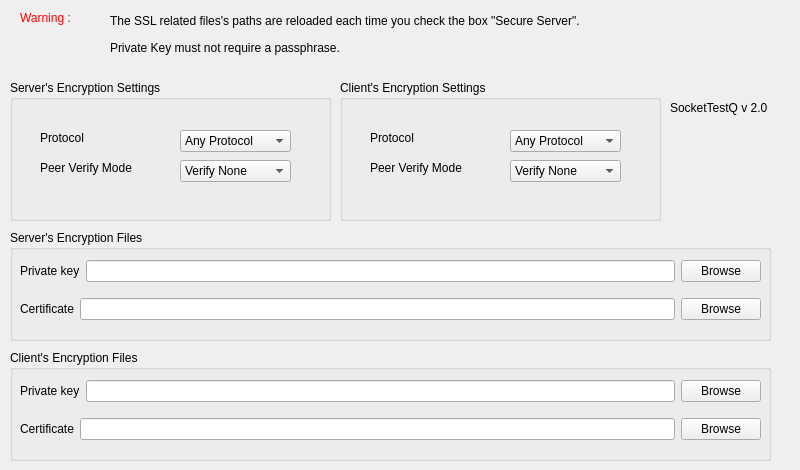
   <widget class="QWidget" name="uiSSL">
    <attribute name="title">
     <string>SSL/TLS Settings</string>
    </attribute>
    <widget class="QGroupBox" name="groupBox_2">
     <property name="geometry">
      <rect>
       <x>10</x>
       <y>230</y>
       <width>761</width>
       <height>111</height>
      </rect>
     </property>
     <property name="title">
      <string>Server's Encryption Files</string>
     </property>
     <widget class="QWidget" name="verticalLayoutWidget_3">
      <property name="geometry">
       <rect>
        <x>10</x>
        <y>20</y>
        <width>741</width>
        <height>81</height>
       </rect>
      </property>
      <layout class="QVBoxLayout" name="verticalLayout_3">
       <item>
        <layout class="QHBoxLayout" name="horizontalLayout_7">
         <item>
          <widget class="QLabel" name="label_27">
           <property name="text">
            <string>Private key</string>
           </property>
          </widget>
         </item>
         <item>
          <widget class="QLineEdit" name="uiKeyFile"/>
         </item>
         <item>
          <widget class="QPushButton" name="uiBtnLoadKey">
           <property name="enabled">
            <bool>true</bool>
           </property>
           <property name="text">
            <string>Browse</string>
           </property>
          </widget>
         </item>
        </layout>
       </item>
       <item>
        <layout class="QHBoxLayout" name="horizontalLayout_8">
         <item>
          <widget class="QLabel" name="label_28">
           <property name="text">
            <string>Certificate</string>
           </property>
          </widget>
         </item>
         <item>
          <widget class="QLineEdit" name="uiCertFile"/>
         </item>
         <item>
          <widget class="QPushButton" name="uiBtnLoadCert">
           <property name="enabled">
            <bool>true</bool>
           </property>
           <property name="text">
            <string>Browse</string>
           </property>
          </widget>
         </item>
        </layout>
       </item>
      </layout>
     </widget>
    </widget>
    <widget class="QLabel" name="label_26">
     <property name="geometry">
      <rect>
       <x>110</x>
       <y>10</y>
       <width>541</width>
       <height>21</height>
      </rect>
     </property>
     <property name="text">
      <string>The SSL related files's paths are reloaded each time you check the box &quot;Secure Server&quot;.</string>
     </property>
    </widget>
    <widget class="QLabel" name="label_33">
     <property name="geometry">
      <rect>
       <x>110</x>
       <y>40</y>
       <width>481</width>
       <height>16</height>
      </rect>
     </property>
     <property name="text">
      <string>Private Key must not require a passphrase.</string>
     </property>
    </widget>
    <widget class="QLabel" name="label_34">
     <property name="geometry">
      <rect>
       <x>690</x>
       <y>30</y>
       <width>81</width>
       <height>71</height>
      </rect>
     </property>
     <property name="text">
      <string/>
     </property>
     <property name="pixmap">
      <pixmap resource="Image.qrc">:/Picture/original icons/ethernet.png</pixmap>
     </property>
    </widget>
    <widget class="QLabel" name="label_35">
     <property name="geometry">
      <rect>
       <x>670</x>
       <y>100</y>
       <width>121</width>
       <height>16</height>
      </rect>
     </property>
     <property name="text">
      <string>SocketTestQ v 2.0</string>
     </property>
    </widget>
    <widget class="QLabel" name="label_36">
     <property name="geometry">
      <rect>
       <x>20</x>
       <y>10</y>
       <width>71</width>
       <height>16</height>
      </rect>
     </property>
     <property name="styleSheet">
      <string notr="true">QLabel { color : red; }</string>
     </property>
     <property name="text">
      <string>Warning :</string>
     </property>
    </widget>
    <widget class="QGroupBox" name="groupBox_4">
     <property name="geometry">
      <rect>
       <x>10</x>
       <y>80</y>
       <width>321</width>
       <height>141</height>
      </rect>
     </property>
     <property name="title">
      <string>Server's Encryption Settings</string>
     </property>
     <widget class="QComboBox" name="uiCBProtocol">
      <property name="geometry">
       <rect>
        <x>170</x>
        <y>50</y>
        <width>111</width>
        <height>22</height>
       </rect>
      </property>
      <item>
       <property name="text">
        <string>Any Protocol</string>
       </property>
      </item>
      <item>
       <property name="text">
        <string>SSLv2</string>
       </property>
      </item>
      <item>
       <property name="text">
        <string>SSLv3</string>
       </property>
      </item>
      <item>
       <property name="text">
        <string>TLSv1.0</string>
       </property>
      </item>
     </widget>
     <widget class="QLabel" name="label_37">
      <property name="geometry">
       <rect>
        <x>30</x>
        <y>50</y>
        <width>131</width>
        <height>16</height>
       </rect>
      </property>
      <property name="text">
       <string>Protocol</string>
      </property>
     </widget>
     <widget class="QLabel" name="label_38">
      <property name="geometry">
       <rect>
        <x>30</x>
        <y>80</y>
        <width>131</width>
        <height>16</height>
       </rect>
      </property>
      <property name="text">
       <string>Peer Verify Mode</string>
      </property>
     </widget>
     <widget class="QComboBox" name="uiCBVerifyMode">
      <property name="geometry">
       <rect>
        <x>170</x>
        <y>80</y>
        <width>111</width>
        <height>22</height>
       </rect>
      </property>
      <item>
       <property name="text">
        <string>Verify None</string>
       </property>
      </item>
      <item>
       <property name="text">
        <string>Query Peer</string>
       </property>
      </item>
      <item>
       <property name="text">
        <string>Verify Peer</string>
       </property>
      </item>
      <item>
       <property name="text">
        <string>Auto Verify Peer</string>
       </property>
      </item>
     </widget>
    </widget>
    <widget class="QGroupBox" name="groupBox_9">
     <property name="geometry">
      <rect>
       <x>10</x>
       <y>350</y>
       <width>761</width>
       <height>111</height>
      </rect>
     </property>
     <property name="title">
      <string>Client's Encryption Files</string>
     </property>
     <widget class="QWidget" name="verticalLayoutWidget_4">
      <property name="geometry">
       <rect>
        <x>10</x>
        <y>20</y>
        <width>741</width>
        <height>81</height>
       </rect>
      </property>
      <layout class="QVBoxLayout" name="verticalLayout_4">
       <item>
        <layout class="QHBoxLayout" name="horizontalLayout_9">
         <item>
          <widget class="QLabel" name="label_39">
           <property name="text">
            <string>Private key</string>
           </property>
          </widget>
         </item>
         <item>
          <widget class="QLineEdit" name="uiKeyFileCli"/>
         </item>
         <item>
          <widget class="QPushButton" name="uiBtnLoadKeyCli">
           <property name="enabled">
            <bool>true</bool>
           </property>
           <property name="text">
            <string>Browse</string>
           </property>
          </widget>
         </item>
        </layout>
       </item>
       <item>
        <layout class="QHBoxLayout" name="horizontalLayout_10">
         <item>
          <widget class="QLabel" name="label_40">
           <property name="text">
            <string>Certificate</string>
           </property>
          </widget>
         </item>
         <item>
          <widget class="QLineEdit" name="uiCertFileCli"/>
         </item>
         <item>
          <widget class="QPushButton" name="uiBtnLoadCertCli">
           <property name="enabled">
            <bool>true</bool>
           </property>
           <property name="text">
            <string>Browse</string>
           </property>
          </widget>
         </item>
        </layout>
       </item>
      </layout>
     </widget>
    </widget>
    <widget class="QGroupBox" name="groupBox_11">
     <property name="geometry">
      <rect>
       <x>340</x>
       <y>80</y>
       <width>321</width>
       <height>141</height>
      </rect>
     </property>
     <property name="title">
      <string>Client's Encryption Settings</string>
     </property>
     <widget class="QComboBox" name="uiCBProtocolCli">
      <property name="geometry">
       <rect>
        <x>170</x>
        <y>50</y>
        <width>111</width>
        <height>22</height>
       </rect>
      </property>
      <item>
       <property name="text">
        <string>Any Protocol</string>
       </property>
      </item>
      <item>
       <property name="text">
        <string>SSLv2</string>
       </property>
      </item>
      <item>
       <property name="text">
        <string>SSLv3</string>
       </property>
      </item>
      <item>
       <property name="text">
        <string>TLSv1.0</string>
       </property>
      </item>
     </widget>
     <widget class="QLabel" name="label_41">
      <property name="geometry">
       <rect>
        <x>30</x>
        <y>50</y>
        <width>131</width>
        <height>16</height>
       </rect>
      </property>
      <property name="text">
       <string>Protocol</string>
      </property>
     </widget>
     <widget class="QLabel" name="label_42">
      <property name="geometry">
       <rect>
        <x>30</x>
        <y>80</y>
        <width>131</width>
        <height>16</height>
       </rect>
      </property>
      <property name="text">
       <string>Peer Verify Mode</string>
      </property>
     </widget>
     <widget class="QComboBox" name="uiCBVerifyModeCli">
      <property name="geometry">
       <rect>
        <x>170</x>
        <y>80</y>
        <width>111</width>
        <height>22</height>
       </rect>
      </property>
      <item>
       <property name="text">
        <string>Verify None</string>
       </property>
      </item>
      <item>
       <property name="text">
        <string>Query Peer</string>
       </property>
      </item>
      <item>
       <property name="text">
        <string>Verify Peer</string>
       </property>
      </item>
      <item>
       <property name="text">
        <string>Auto Verify Peer</string>
       </property>
      </item>
     </widget>
    </widget>
   </widget>
